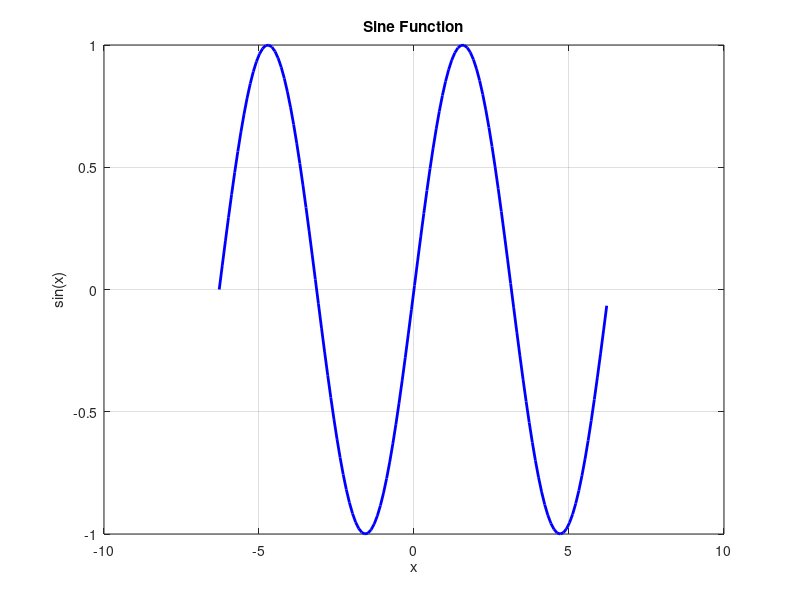

This chart was generated by the following MATLAB code:
% Example 1: Plot y = sin(x)
x = -2*pi : 0.1 : 2*pi;   % Define x values
y = sin(x);                % Compute y = sin(x)
plot(x, y, 'b', 'LineWidth', 2) % Plot the curve
xlabel('x'); ylabel('sin(x)');
title('Sine Function');
grid on;
